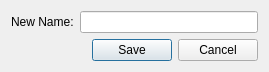
<?xml version="1.0" encoding="UTF-8"?>
<ui version="4.0">
 <class>RenameDialog</class>
 <widget class="QDialog" name="RenameDialog">
  <property name="geometry">
   <rect>
    <x>0</x>
    <y>0</y>
    <width>269</width>
    <height>72</height>
   </rect>
  </property>
  <property name="windowTitle">
   <string>Rename Dialog</string>
  </property>
  <layout class="QVBoxLayout" name="verticalLayout">
   <item>
    <layout class="QHBoxLayout" name="horizontalLayout">
     <item>
      <widget class="QLabel" name="label">
       <property name="text">
        <string>New Name:</string>
       </property>
      </widget>
     </item>
     <item>
      <widget class="QLineEdit" name="leRename">
       <property name="maxLength">
        <number>40</number>
       </property>
       <property name="frame">
        <bool>true</bool>
       </property>
      </widget>
     </item>
    </layout>
   </item>
   <item>
    <layout class="QHBoxLayout" name="horizontalLayout_2">
     <item>
      <spacer name="horizontalSpacer">
       <property name="orientation">
        <enum>Qt::Horizontal</enum>
       </property>
       <property name="sizeHint" stdset="0">
        <size>
         <width>40</width>
         <height>20</height>
        </size>
       </property>
      </spacer>
     </item>
     <item>
      <widget class="QPushButton" name="pushButton">
       <property name="text">
        <string>Save</string>
       </property>
       <property name="icon">
        <iconset resource="Resources.qrc">
         <normaloff>:/Images/save.png</normaloff>:/Images/save.png</iconset>
       </property>
      </widget>
     </item>
     <item>
      <widget class="QPushButton" name="pushButton_2">
       <property name="text">
        <string>Cancel</string>
       </property>
       <property name="icon">
        <iconset resource="Resources.qrc">
         <normaloff>:/Images/cancel.png</normaloff>:/Images/cancel.png</iconset>
       </property>
      </widget>
     </item>
    </layout>
   </item>
  </layout>
 </widget>
 <resources>
  <include location="Resources.qrc"/>
 </resources>
 <connections/>
</ui>
